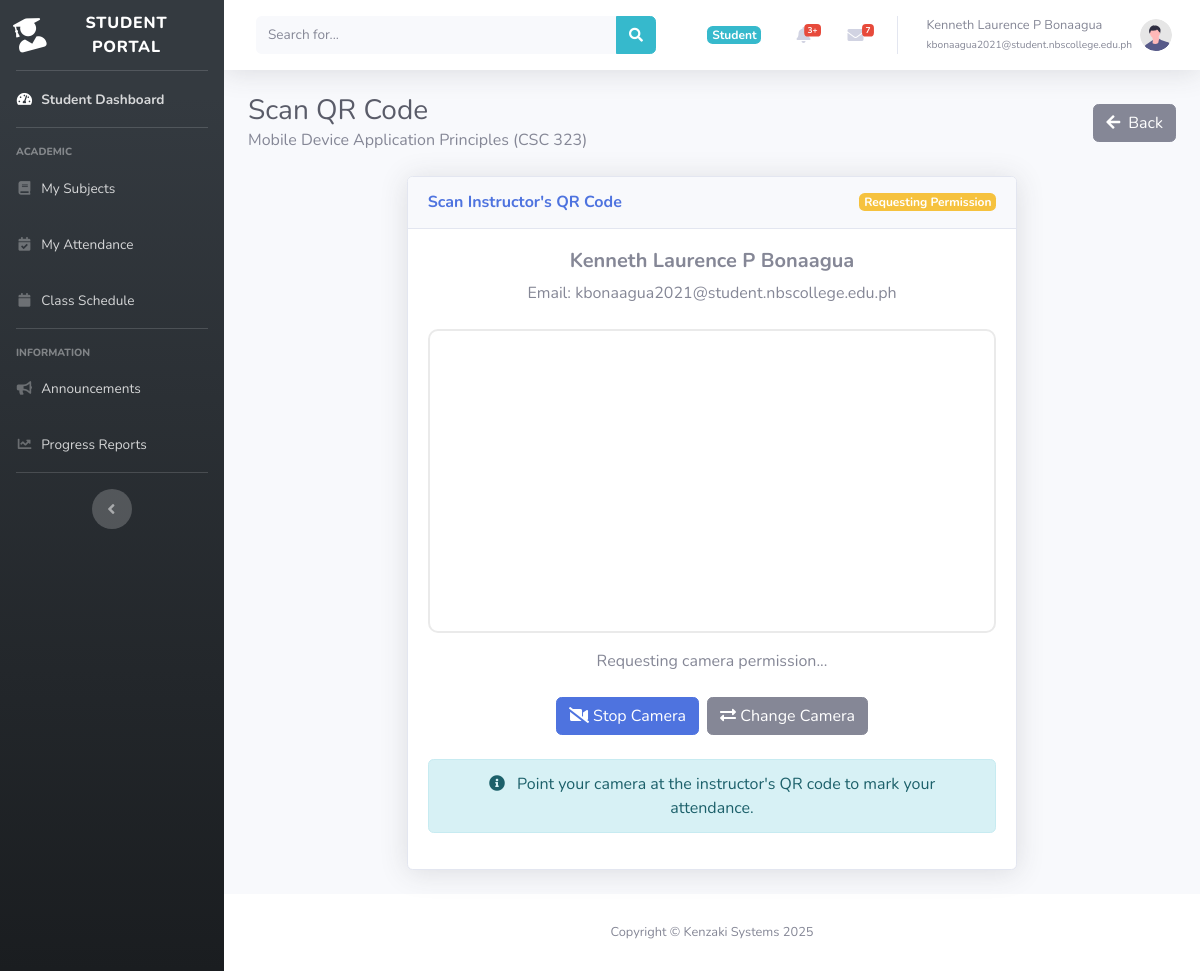
The page /student_qr_scanner.php?subject_id=21 (signed in) on the database its author committed.
### tables this page shows
CREATE TABLE `schedules` (
  `id` int(11) NOT NULL,
  `subject_id` int(11) DEFAULT NULL,
  `room` varchar(225) DEFAULT NULL,
  `day` varchar(225) DEFAULT NULL,
  `start_time` time DEFAULT NULL,
  `end_time` time DEFAULT NULL
);

CREATE TABLE `subjects` (
  `id` int(11) NOT NULL,
  `code` varchar(225) DEFAULT NULL,
  `name` varchar(225) DEFAULT NULL,
  `faculty_id` int(11) DEFAULT NULL,
  `status` int(11) DEFAULT NULL,
  `joincode` varchar(225) DEFAULT NULL
);

CREATE TABLE `users` (
  `id` int(11) NOT NULL,
  `firstname` varchar(225) DEFAULT NULL,
  `middle_init` varchar(225) DEFAULT NULL,
  `lastname` varchar(225) DEFAULT NULL,
  `email` varchar(225) DEFAULT NULL,
  `password` varchar(225) DEFAULT NULL,
  `usertype` varchar(225) DEFAULT NULL,
  `department` varchar(225) DEFAULT NULL,
  `status` varchar(225) DEFAULT NULL,
  `image` varchar(225) DEFAULT NULL,
  `gender` varchar(225) DEFAULT NULL,
  `last_update` timestamp NULL DEFAULT NULL,
  `last_login` timestamp NULL DEFAULT NULL
);

### student_qr_scanner.php (the view, shortened to what this page needs)
<?php
include 'db.php';
$subject_id = isset($_GET['subject_id']) ? intval($_GET['subject_id']) : 0;
$today_start = date('Y-m-d 00:00:00');
$today_end = date('Y-m-d 23:59:59');
$user_id = $_SESSION['user_id'];
$attendance_query = "SELECT a.*, TIME_FORMAT(a.time_in, '%h:%i %p') as formatted_time
                     FROM attendances a
                     WHERE a.user_id = ? AND a.subject_id = ? AND a.time_in BETWEEN ? AND ?";
$attendance_stmt = $conn->prepare($attendance_query);
$attendance_stmt->bind_param("iiss", $user_id, $subject_id, $today_start, $today_end);
$attendance_stmt->execute();
$attendance_result = $attendance_stmt->get_result();
$has_attendance = $attendance_result->num_rows > 0;
$attendance_data = $has_attendance ? $attendance_result->fetch_assoc() : null;
$query = "SELECT s.*, sch.day, sch.start_time, sch.end_time, sch.room
          FROM subjects s
          LEFT JOIN schedules sch ON s.id = sch.subject_id
          WHERE s.id = ?";
$stmt = $conn->prepare($query);
$stmt->bind_param("i", $subject_id);
$stmt->execute();
$result = $stmt->get_result();
$subject = $result->fetch_assoc();
$student_query = "SELECT *, CONCAT(firstname, ' ', COALESCE(middle_init, ''), ' ', lastname) as full_name
                 FROM users WHERE id = ?";
$student_stmt = $conn->prepare($student_query);
$student_stmt->bind_param("i", $_SESSION['user_id']);
$student_stmt->execute();
$student_result = $student_stmt->get_result();
$student = $student_result->fetch_assoc();
include 'includes/header.php';
?>
<div class="container-fluid">
    <div class="d-flex justify-content-between align-items-center mb-4">
        <div>
            <h1 class="h3 mb-0 text-gray-800">Scan QR Code</h1>
            <p class="mb-0"><?php echo htmlspecialchars($subject['name']); ?>
               (<?php echo htmlspecialchars($subject['code']); ?>)</p>
        </div>
        <div>
            <a href="add_attendance.php?subject_id=<?php echo $subject_id; ?>" class="btn btn-secondary">
                <i class="fas fa-arrow-left mr-1"></i> Back
            </a>
        </div>
    </div>
    <div class="row justify-content-center">
        <div class="col-lg-8 col-md-10 col-sm-12">
            <div class="card shadow mb-4">
                <div class="card-header py-3 d-flex justify-content-between align-items-center">
                    <h6 class="m-0 font-weight-bold text-primary">
                        <?php echo $has_attendance ? 'Attendance Already Recorded' : 'Scan Instructor\'s QR Code'; ?>
                    </h6>
                    <?php if (!$has_attendance): ?>
                    <span id="scanner-status-badge" class="badge badge-warning">Initializing...</span>
                    <?php else: ?>
                    <span class="badge badge-success">Present</span>
                    <?php endif; ?>
                </div>
                <div class="card-body">
                    <div class="text-center mb-4">
                        <h5 class="font-weight-bold"><?php echo htmlspecialchars($student['full_name']); ?></h5>
                        <p class="text-muted mb-0">Email: <?php echo htmlspecialchars($student['email']); ?></p>
                    </div>
                    <?php if ($has_attendance): ?>
                    <div class="text-center my-5">
                        <div class="mb-4">
                            <i class="fas fa-check-circle text-success fa-5x"></i>
                        </div>
                        <h4 class="mb-3">Your attendance has already been recorded today!</h4>
                        <div class="card bg-light mb-4 mx-auto" style="max-width: 400px;">
                            <div class="card-body">
                                <p class="mb-1"><strong>Date:</strong> <?php echo date('F d, Y', strtotime($attendance_data['time_in'])); ?></p>
                                <p class="mb-1"><strong>Time:</strong> <?php echo $attendance_data['formatted_time']; ?></p>
                                <p class="mb-0"><strong>Status:</strong> <span class="badge badge-success">Present</span></p>
                            </div>
                        </div>
                        <a href="add_attendance.php?subject_id=<?php echo $subject_id; ?>" class="btn btn-primary">
                            <i class="fas fa-arrow-left mr-1"></i> Back to Attendance Options
                        </a>
                    </div>
                    <?php else: ?>
                    <div class="scanner-wrapper mb-4">
                        <div id="scanner-container" class="mx-auto position-relative"
                             style="max-width: 100%; border: 2px solid #eaeaea; border-radius: 10px; overflow: hidden;">
                            <div id="reader" style="width: 100%; min-height: 300px;"></div>
                        </div>
                        <div id="scan-status" class="text-center mt-3">
                        </div>
                    </div>
                    <div class="d-flex flex-column flex-sm-row justify-content-center mb-4">
                        <button id="toggle-camera-btn" class="btn btn-primary mx-1 mb-2 mb-sm-0">
                            <i class="fas fa-video-slash"></i> Stop Camera
                        </button>
                        <button id="change-camera-btn" class="btn btn-secondary mx-1">
                            <i class="fas fa-exchange-alt"></i> Change Camera
                        </button>
                    </div>
                    <div class="alert alert-info text-center">
                        <i class="fas fa-info-circle mr-2"></i>
                        Point your camera at the instructor's QR code to mark your attendance.
                    </div>
                    <?php endif; ?>
                </div>
            </div>
        </div>
    </div>
</div>
<?php include 'includes/footer.php'; ?>
</body>
</html>

### rows shown on the page
schedules: subject.name "Mobile Device Application Principles", subject.code "CSC 323"
users: email "kbonaagua2021@student.nbscollege.edu.ph"

### other values the page prints
$_SESSION['usertype'] "Student"
$_SESSION['firstname'] "Kenneth Laurence"
$_SESSION['middle_init'] "P"
$_SESSION['lastname'] "Bonaagua"
$_SESSION['email'] "kbonaagua2021@student.nbscollege.edu.ph"
$student['full_name'] "Kenneth Laurence P Bonaagua"
